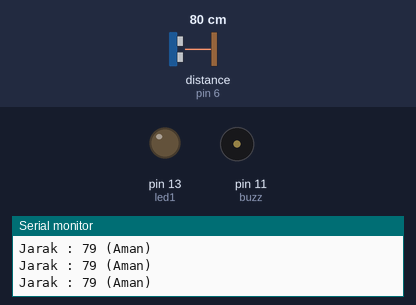
Simulated run of this sketch. Board: Arduino Uno, built with avr-gcc and run on an emulated ATmega328P. On the bench: output pins drawn as LEDs (lit = HIGH), buzzer (waves = sounding, pin HIGH), the last lines printed to the serial monitor. Wiring (inferred from the names in the program): ultrasonic range finder: trigger pin 7; echo pin 6. Dashed ring = blinking. The inputs (shaded band) are chosen by the test bench; at power-on: distance to the obstacle (sensor on pin 6) 80 cm. The echo pulse lasts 58.3 µs per cm; pins used as bus, display or sensor lines are not drawn.

Above: at 1.2 s.
1.3 s: distance to the obstacle (sensor on pin 6) set to 30 cm
4.3 s: distance to the obstacle (sensor on pin 6) set to 23 cm
At 4.7 s:
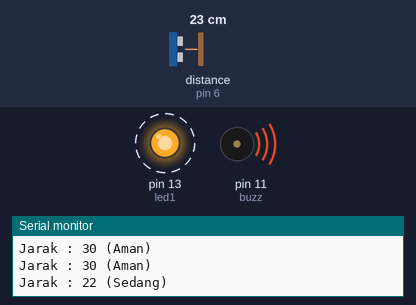
7.3 s: distance to the obstacle (sensor on pin 6) set to 4 cm
At 8.3 s:
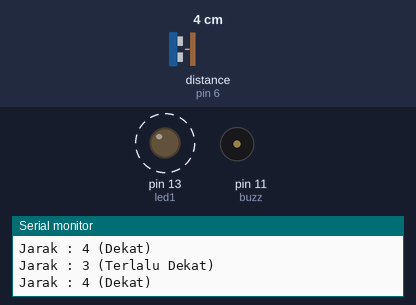
10.3 s: distance to the obstacle (sensor on pin 6) set to 2 cm
At 10.8 s:
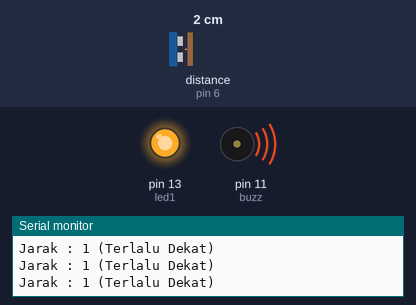
11.8 s: distance to the obstacle (sensor on pin 6) set to 18 cm
At 13.2 s:
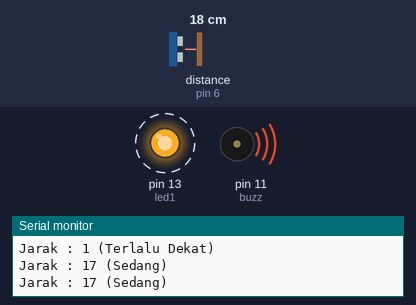
Timing chart, 0 to 15.8 s (numbered marks = the images above; inputs shaded):
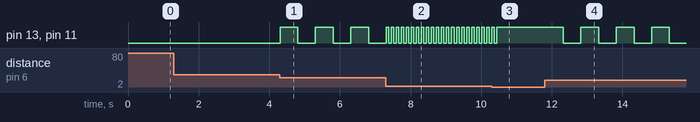

Measured:
- the behaviour switches between 27 and 26 cm on distance to the obstacle (sensor on pin 6) (found by bisection; images 0 and 1)
- the behaviour switches between 4 and 3 cm on distance to the obstacle (sensor on pin 6) (found by bisection; images 2 and 3)
- after the input at 4.3 s, pin 13 (led1), pin 11 (buzz): alternates HIGH for 0.50 s and LOW for 0.50 s, starting at once
- after the input at 7.3 s, pin 13 (led1), pin 11 (buzz): alternates HIGH for 0.07 s and LOW for 0.07 s, starting after 0.08 s
- after the input at 10.3 s, pin 13 (led1), pin 11 (buzz): goes on until 10.4 s, then stays HIGH
- after the input at 11.8 s, pin 13 (led1), pin 11 (buzz): alternates HIGH for 0.50 s and LOW for 0.50 s, starting after 0.52 s

The sketch:

Ultrasonic_parking.ino
```cpp
/*-----------------------------------------------------
'
'     TRIG --> Pin 7
'     ECHO --> Pin 6
'     Baud Rate 9600 bps
'     Ogi sinatra
'     AT-MO PRODUCTION
'-----------------------------------------------------*/


//pin Ultrasonik
#define trigPin 7
#define echoPin 6

#define led1 13
#define buzz 11


void setup() {
  Serial.begin (9600);
  pinMode(trigPin, OUTPUT);
  pinMode(echoPin, INPUT);

  pinMode(led1, OUTPUT);
  pinMode(buzz, OUTPUT);


}

void setColor(int redValue, int greenValue, int blueValue){
  analogWrite(led1, redValue);
}

void loop() {
  long duration, distance;
  digitalWrite(trigPin, LOW);
  delayMicroseconds(2);
  digitalWrite(trigPin, HIGH);
  delayMicroseconds(10);
  digitalWrite(trigPin, LOW);
  duration = pulseIn(echoPin, HIGH);
  distance = (duration/2) / 29.1;

//  Serial.println(distance);

  if (distance >= 30)
  {
    digitalWrite(led1, LOW);
    digitalWrite(buzz, LOW);
    Serial.print("Jarak : ");
    Serial.print(distance);
    Serial.println(" (Aman)");
  }
//  else {
//    digitalWrite(led1, HIGH);
//    digitalWrite(buzz, HIGH);
//  }

  if (distance <= 25 && distance>15 )
  {
     Serial.print("Jarak : ");
    Serial.print(distance);
    Serial.println(" (Sedang)");
    digitalWrite(led1, HIGH);
    digitalWrite(buzz, HIGH);
    delay(500);
    digitalWrite(led1, LOW);
    digitalWrite(buzz, LOW);
    delay(500);
  }

  if (distance <= 15 && distance>3) {
    Serial.print("Jarak : ");
    Serial.print(distance);
    Serial.println(" (Dekat)");
    digitalWrite(led1, HIGH);
    digitalWrite(buzz, HIGH);
    delay(70);
    digitalWrite(led1, LOW);
    digitalWrite(buzz, LOW);
    delay(70);
  }

  if (distance <= 3) {
     Serial.print("Jarak : ");
    Serial.print(distance);
    Serial.println(" (Terlalu Dekat)");
    digitalWrite(led1, HIGH);
    digitalWrite(buzz, HIGH);
  }

//  delay(500);
}
```
